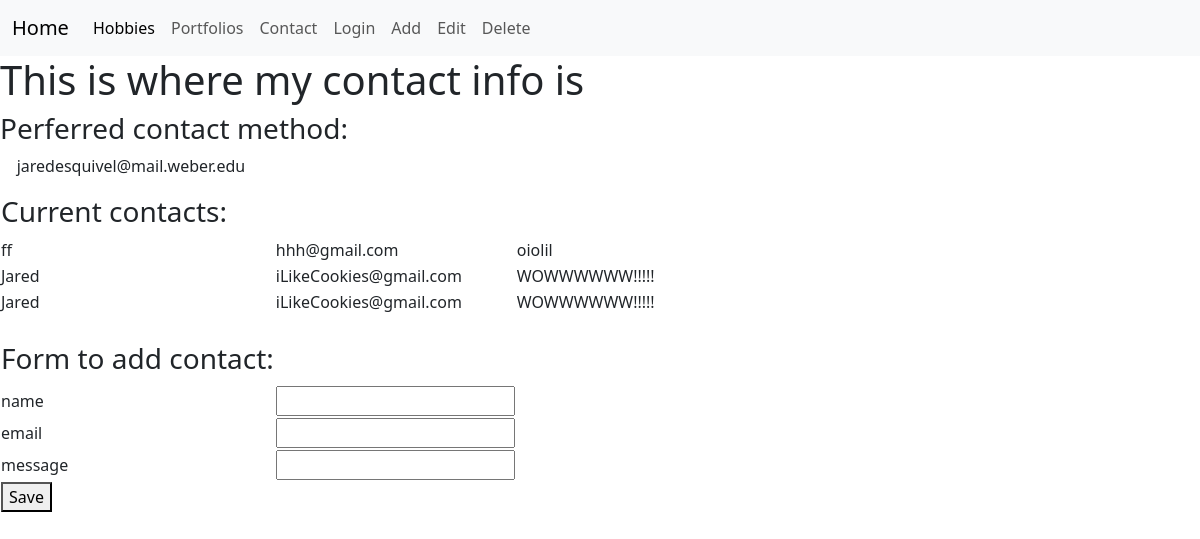
Screenshot of /DB/Contact/ with the database file from the repository.
### DB/models.py (models this page shows, shortened)
class Contacts(models.Model):
    name = models.CharField(max_length=200)
    email = models.CharField(max_length=200)
    message = models.CharField(max_length=255)

### DB/views.py (the view)
# urls.py: path('Contact/', views.Contact, name='Contact'),
def Contact(request):
    context = {}
    form = ContactForm()
    contacts = Contacts.objects.all()
    context['contacts'] = contacts
    context['form'] = form
    if request.method == "POST":
        if 'Save' in request.POST:
            form = ContactForm(request.POST)
            form.save()
    return render(request, 'DB/contactTemplate.html', context)

### DB/contactForm.py
class ContactForm(forms.ModelForm):
    class Meta:
        model = Contacts
        fields = '__all__'

### DB/templates/DB/contactTemplate.html (shortened to what this page needs)
{% include 'DB/Navbar.html' %}
<!DOCTYPE html>
<html lang="en">
<head>
    <h1>This is where my contact info is</h1>
    <h3>Perferred contact method:</h3>
    <p>&nbsp;&nbsp;&nbsp;&nbsp;jaredesquivel@mail.weber.edu</p>
</head>
<body>
    <form method="post" action="{% url 'Contact' %}">
        <table>
            <tr><td><h3>Current contacts:</h3></td></tr>
            {% for contact in contacts %}
                <tr>
                    <td>{{ contact.name }}</td>
                    <td>{{ contact.email }}</td>
                    <td>{{ contact.message }}</td>
                </tr>
            {% endfor %}
            <tr><td><br></td></tr>
            <tr><td><h3>Form to add contact:</h3></td></tr>
            <tr>
                {% for field in form %}
                    <tr>
                        <td>{{ field.name }}</td>
                        <td>{{ field }}</td>
                    </tr>
                {% endfor %}
                <td><button name="Save">Save</button></td>
            </tr>
        </table>
    </form>
</body>
</html>

### rows the page displays
Contacts: name "ff", email "hhh@gmail.com", message "oiolil"
Contacts: name "Jared", email "iLikeCookies@gmail.com", message "WOWWWWWW!!!!!"
Contacts: name "Jared", email "iLikeCookies@gmail.com", message "WOWWWWWW!!!!!"

### other values shown
{{ field.name }} "name" "email" "message"
